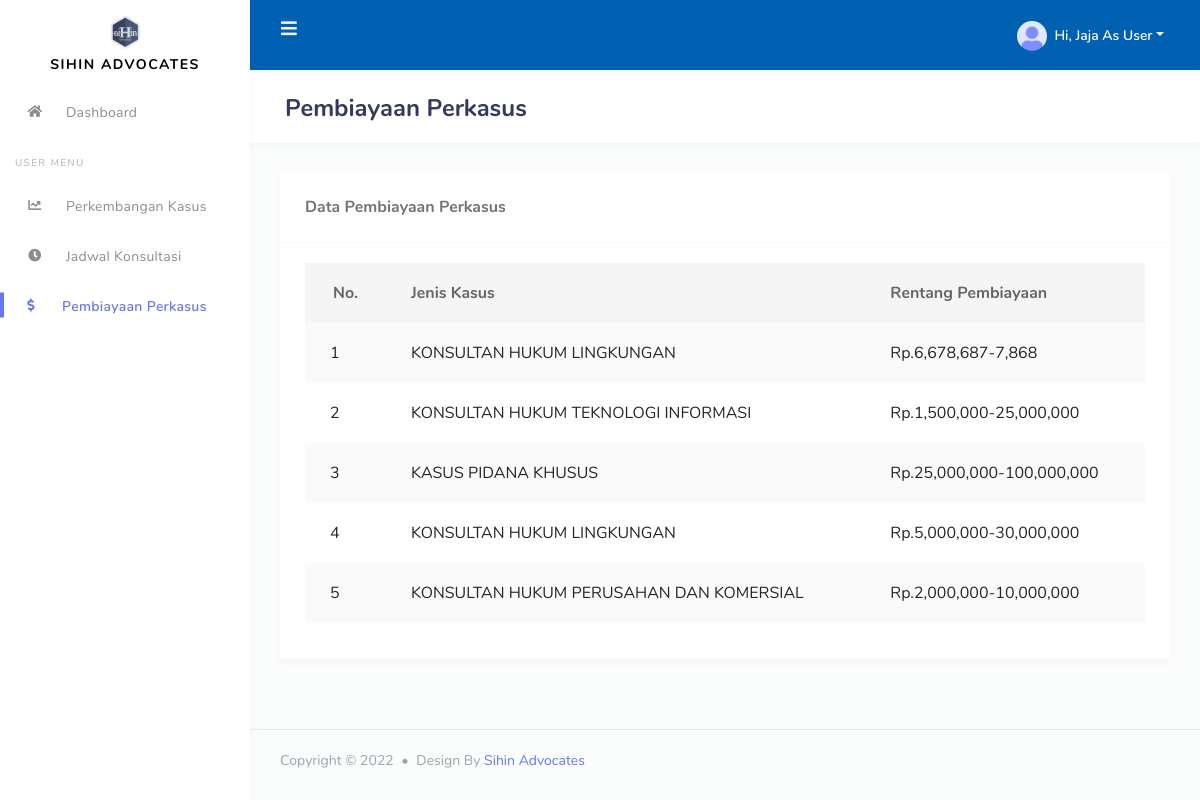
/dist/index.php?hd=user&fd=pembiayaan (signed in), run on the app's committed database.
### tables this page shows
CREATE TABLE `perusahaan` (
  `id_perusahaan` int(11) NOT NULL,
  `nm_perusahaan` varchar(100) NOT NULL,
  `init_perusahaan` varchar(10) NOT NULL,
  `desk_perusahaan` text NOT NULL
);

CREATE TABLE `jasa` (
  `id_jasa` int(11) NOT NULL,
  `id_jenis` int(11) NOT NULL,
  `hargamin` varchar(16) NOT NULL,
  `hargamax` varchar(16) NOT NULL,
  `waktu_ditambahkan` datetime DEFAULT NULL,
  `user_penambah` int(11) NOT NULL,
  `waktu_diubah` timestamp NULL DEFAULT NULL,
  `user_pengubah` int(11) DEFAULT NULL
);

CREATE TABLE `jenis` (
  `id_jenis` int(11) NOT NULL,
  `nm_jenis` varchar(100) NOT NULL,
  `desk_jenis` longtext NOT NULL,
  `gambar` text NOT NULL,
  `waktu` datetime NOT NULL
);

### dist/user/pembiayaan/index.php (the view, shortened to what this page needs)
<?php
$nama = 'Pembiayaan Perkasus';
 ?>
<div class="main-content">
        <section class="section">
          <div class="section-header">
            <h1><?php echo $nama ?></h1>
          </div>
          <div class="section-body">
            <div class="row">
          <?php
                include 'notif/index.php';
          ?>
              <div class="col-12">
                <div class="card">
                  <div class="card-header">
                    <h4>Data <?php echo $nama ?></h4>
                  </div>
                  <div class="card-body">
                    <div class="table-responsive">
                      <table class="table table-striped" id="table-1">
                        <thead>
                          <tr>
                            <th class="text-center">
                              No.
                            </th>
                            <th>Jenis Kasus </th>
                            <th>Rentang Pembiayaan</th>
                          </tr>
                        </thead>
                        <tbody>
                          <?php
                            $nod = 1;
                            $query = "SELECT jasa.*, jenis.* FROM jasa, jenis WHERE jasa.id_jenis = jenis.id_jenis order by id_jasa desc";
                            $result = $conn->query($query);
                            while ($data = $result->fetch_object()) {
                           ?>
                          <tr>
                            <td><?php echo $nod++ ?></td>
                            <td><?php echo ucwords($data->nm_jenis); ?></td>
                            <td>Rp.<?php echo number_format($data->hargamin); ?>-<?php echo number_format($data->hargamax); ?></td>
                          </tr>
                          <?php } ?>
                        </tbody>
                      </table>
                    </div>
                  </div>
                </div>
              </div>
            </div>
          </div>
        </section>
      </div>

### dist/header/index.php (shortened to what this page needs)
<?php
  include 'config/index.php';
  $sql = $conn->query("SELECT * FROM perusahaan WHERE id_perusahaan = 1");
  $judul = $sql->fetch_object();
 ?>
<!DOCTYPE html>
<html lang="en">
<head>
  <link rel="stylesheet" href="assets/modules/bootstrap/css/bootstrap.min.css">
  <link rel="stylesheet" href="assets/modules/fontawesome/css/all.min.css">
  <link rel="stylesheet" href="assets/modules/jqvmap/dist/jqvmap.min.css">
  <link rel="stylesheet" href="assets/modules/summernote/summernote-bs4.css">
  <link rel="stylesheet" href="assets/modules/owlcarousel2/dist/assets/owl.carousel.min.css">
  <link rel="stylesheet" href="assets/modules/owlcarousel2/dist/assets/owl.theme.default.min.css">
  <link rel="stylesheet" href="assets/modules/bootstrap-daterangepicker/daterangepicker.css">
  <link rel="stylesheet" href="assets/modules/bootstrap-colorpicker/dist/css/bootstrap-colorpicker.min.css">
  <link rel="stylesheet" href="assets/modules/select2/dist/css/select2.min.css">
  <link rel="stylesheet" href="assets/modules/jquery-selectric/selectric.css">
  <link rel="stylesheet" href="assets/modules/bootstrap-timepicker/css/bootstrap-timepicker.min.css">
  <link rel="stylesheet" href="assets/modules/bootstrap-tagsinput/dist/bootstrap-tagsinput.css">
  <link rel="stylesheet" href="assets/modules/datatables/datatables.min.css">
  <link rel="stylesheet" href="assets/modules/datatables/DataTables-1.10.16/css/dataTables.bootstrap4.min.css">
  <link rel="stylesheet" href="assets/modules/datatables/Select-1.2.4/css/select.bootstrap4.min.css">
  <link rel="stylesheet" href="assets/modules/modal/bootstrap.min.css">
  <link rel="stylesheet" href="assets/css/style.css">
  <link rel="stylesheet" href="assets/css/components.css">
  <link rel="stylesheet" href="assets/modules/izitoast/css/iziToast.min.css">
</head>
<body>
  <div id="app">
    <div class="main-wrapper main-wrapper-1">
      <div class="navbar-bg" style="background-color: #0060b1"></div>
      <nav class="navbar navbar-expand-lg main-navbar">
        <form  method="get" class="form-inline mr-auto">
          <ul class="navbar-nav mr-3">
            <li><a href="#" data-toggle="sidebar" class="nav-link nav-link-lg"><i class="fas fa-bars"></i></a></li>
          </ul>
        </form>
        <ul class="navbar-nav navbar-right">
          <?php if (!empty($_SESSION['nama'])): ?>
            <li class="dropdown"><a href="#" data-toggle="dropdown" class="nav-link dropdown-toggle nav-link-lg nav-link-user">
              <img alt="image" src="assets/img/avatar/avatar-1.png" class="rounded-circle mr-1">
              <div class="d-sm-none d-lg-inline-block">Hi, <?php echo ucwords($_SESSION['nama']).' As '.ucwords($_SESSION['level']); ?></div></a>
            </li>
          <?php endif ?>
        </ul>
      </nav>
      <div class="main-sidebar sidebar-style-2">
        <aside id="sidebar-wrapper">
          <div class="sidebar-brand" style="line-height: 17px; margin-top: 10px; margin-bottom: 10px">
            <a href="index.php"><img src="assets/img/sihin.png" width="40px"><br><?php echo $judul->nm_perusahaan ?></a>
          </div>
          <?php
            include 'menu/admin.php';
          ?>
        </aside>
      </div>

### dist/footer/index.php (shortened to what this page needs)
<?php
  $sql = $conn->query("SELECT * FROM perusahaan WHERE id_perusahaan = 1");
  $juduls = $sql->fetch_object();
 ?>
      <footer class="main-footer">
        <div class="footer-left">
          Copyright &copy; <?php echo date('Y'); ?> <div class="bullet"></div> Design By <a href="https://instagram.com/ridwanlawson"><?php echo $juduls->nm_perusahaan; ?></a>
        </div>
      </footer>
    </div>
  </div>
</body>
</html>

### data on the page
perusahaan: nm_perusahaan "SIHIN ADVOCATES", nm_perusahaan "Sihin Advocates"
jasa: id_jenis.nm_jenis "KONSULTAN HUKUM LINGKUNGAN", hargamin "6,678,687", hargamax "7,868"
jasa: id_jenis.nm_jenis "KONSULTAN HUKUM TEKNOLOGI INFORMASI", hargamin "1,500,000", hargamax "25,000,000"
jasa: id_jenis.nm_jenis "KASUS PIDANA KHUSUS", hargamin "25,000,000", hargamax "100,000,000"
jasa: id_jenis.nm_jenis "KONSULTAN HUKUM LINGKUNGAN", hargamin "5,000,000", hargamax "30,000,000"
jasa: id_jenis.nm_jenis "KONSULTAN HUKUM PERUSAHAN DAN KOMERSIAL", hargamin "2,000,000", hargamax "10,000,000"

### other printed values
$_SESSION['nama'] "Jaja"
$_SESSION['level'] "User"
$nama "Pembiayaan Perkasus"
